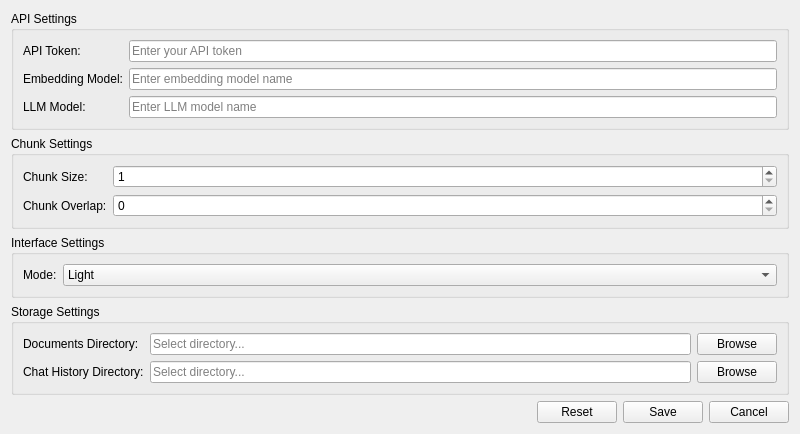
<?xml version="1.0" encoding="UTF-8"?>
<ui version="4.0">
 <class>SettingsWindow</class>
 <widget class="QWidget" name="SettingsWindow">
  <property name="geometry">
   <rect>
    <x>0</x>
    <y>0</y>
    <width>800</width>
    <height>400</height>
   </rect>
  </property>
  <property name="windowTitle">
   <string>Settings</string>
  </property>
  <layout class="QVBoxLayout" name="mainLayout">
   <item>
    <widget class="QGroupBox" name="apiSettingsGroup">
     <property name="title">
      <string>API Settings</string>
     </property>
     <layout class="QFormLayout" name="apiFormLayout">
      <item row="0" column="0">
       <widget class="QLabel" name="apiTokenLabel">
        <property name="text">
         <string>API Token:</string>
        </property>
       </widget>
      </item>
      <item row="0" column="1">
       <widget class="QLineEdit" name="apiTokenInput">
        <property name="placeholderText">
         <string>Enter your API token</string>
        </property>
        <property name="minimumWidth">
         <number>400</number>
        </property>
       </widget>
      </item>
      <item row="1" column="0">
       <widget class="QLabel" name="embeddingModelLabel">
        <property name="text">
         <string>Embedding Model:</string>
        </property>
       </widget>
      </item>
      <item row="1" column="1">
       <widget class="QLineEdit" name="embeddingModelInput">
        <property name="placeholderText">
         <string>Enter embedding model name</string>
        </property>
        <property name="minimumWidth">
         <number>400</number>
        </property>
       </widget>
      </item>
      <item row="2" column="0">
       <widget class="QLabel" name="llmModelLabel">
        <property name="text">
         <string>LLM Model:</string>
        </property>
       </widget>
      </item>
      <item row="2" column="1">
       <widget class="QLineEdit" name="llmModelInput">
        <property name="placeholderText">
         <string>Enter LLM model name</string>
        </property>
        <property name="minimumWidth">
         <number>400</number>
        </property>
       </widget>
      </item>
     </layout>
    </widget>
   </item>
   <item>
    <widget class="QGroupBox" name="chunkSettingsGroup">
     <property name="title">
      <string>Chunk Settings</string>
     </property>
     <layout class="QFormLayout" name="chunkFormLayout">
      <item row="0" column="0">
       <widget class="QLabel" name="chunkSizeLabel">
        <property name="text">
         <string>Chunk Size:</string>
        </property>
       </widget>
      </item>
      <item row="0" column="1">
       <widget class="QSpinBox" name="chunkSizeInput">
        <property name="minimum">
         <number>1</number>
        </property>
        <property name="maximum">
         <number>10000</number>
        </property>
       </widget>
      </item>
      <item row="1" column="0">
       <widget class="QLabel" name="chunkOverlapLabel">
        <property name="text">
         <string>Chunk Overlap:</string>
        </property>
       </widget>
      </item>
      <item row="1" column="1">
       <widget class="QSpinBox" name="chunkOverlapInput">
        <property name="minimum">
         <number>0</number>
        </property>
        <property name="maximum">
         <number>10000</number>
        </property>
       </widget>
      </item>
     </layout>
    </widget>
   </item>
   <item>
    <widget class="QGroupBox" name="interfaceSettingsGroup">
     <property name="title">
      <string>Interface Settings</string>
     </property>
     <layout class="QFormLayout" name="interfaceFormLayout">
      <item row="0" column="0">
       <widget class="QLabel" name="interfaceModeLabel">
        <property name="text">
         <string>Mode:</string>
        </property>
       </widget>
      </item>
      <item row="0" column="1">
       <widget class="QComboBox" name="interfaceModeDropdown">
        <property name="minimumWidth">
         <number>100</number>
        </property>
        <item>
         <property name="text">
          <string>Light</string>
         </property>
        </item>
        <item>
         <property name="text">
          <string>Dark</string>
         </property>
        </item>
       </widget>
      </item>
     </layout>
    </widget>
   </item>
   <item>
    <widget class="QGroupBox" name="storageSettingsGroup">
     <property name="title">
      <string>Storage Settings</string>
     </property>
     <layout class="QGridLayout" name="storageGridLayout">
      <item row="0" column="0">
       <widget class="QLabel" name="documentsDirLabel">
        <property name="text">
         <string>Documents Directory:</string>
        </property>
       </widget>
      </item>
      <item row="0" column="1">
       <widget class="QLineEdit" name="documentsDirInput">
        <property name="placeholderText">
         <string>Select directory...</string>
        </property>
        <property name="readOnly">
         <bool>true</bool>
        </property>
       </widget>
      </item>
      <item row="0" column="2">
       <widget class="QPushButton" name="browseDocumentsButton">
        <property name="text">
         <string>Browse</string>
        </property>
       </widget>
      </item>
      <item row="1" column="0">
       <widget class="QLabel" name="chatHistoryDirLabel">
        <property name="text">
         <string>Chat History Directory:</string>
        </property>
       </widget>
      </item>
      <item row="1" column="1">
       <widget class="QLineEdit" name="chatHistoryDirInput">
        <property name="placeholderText">
         <string>Select directory...</string>
        </property>
        <property name="readOnly">
         <bool>true</bool>
        </property>
       </widget>
      </item>
      <item row="1" column="2">
       <widget class="QPushButton" name="browseChatHistoryButton">
        <property name="text">
         <string>Browse</string>
        </property>
       </widget>
      </item>
     </layout>
    </widget>
   </item>
   <item>
    <layout class="QHBoxLayout" name="buttonLayout">
     <item>
      <spacer name="spacer">
       <property name="orientation">
        <enum>Qt::Horizontal</enum>
       </property>
       <property name="sizeHint">
        <size>
         <width>1</width>
         <height>1</height>
        </size>
       </property>
      </spacer>
     </item>
     <item>
      <widget class="QPushButton" name="resetButton">
       <property name="text">
        <string>Reset</string>
       </property>
      </widget>
     </item>
     <item>
      <widget class="QPushButton" name="saveButton">
       <property name="text">
        <string>Save</string>
       </property>
      </widget>
     </item>
     <item>
      <widget class="QPushButton" name="cancelButton">
       <property name="text">
        <string>Cancel</string>
       </property>
      </widget>
     </item>
    </layout>
   </item>
  </layout>
 </widget>
 <resources/>
 <connections/>
</ui>
